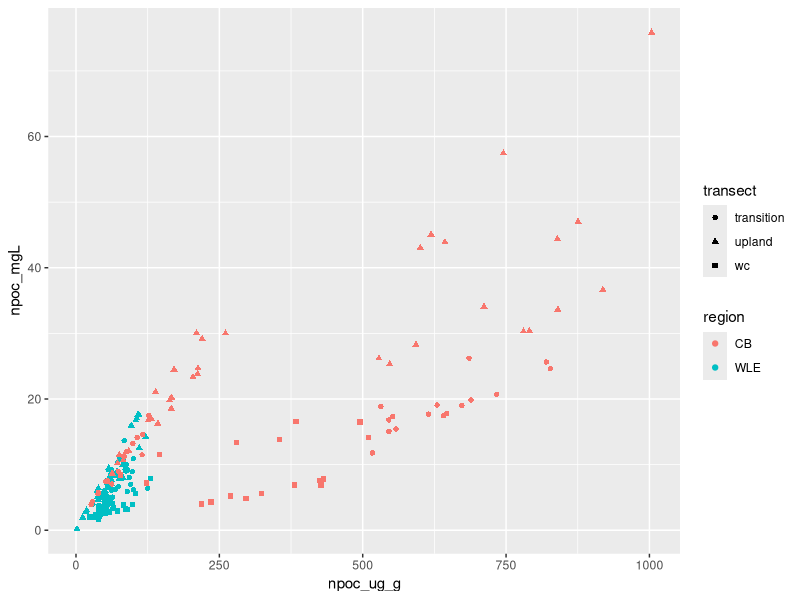
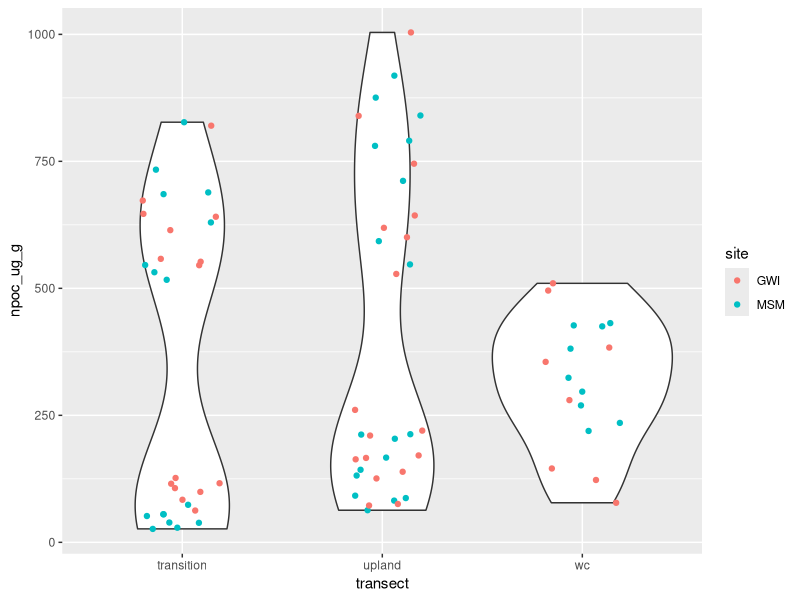
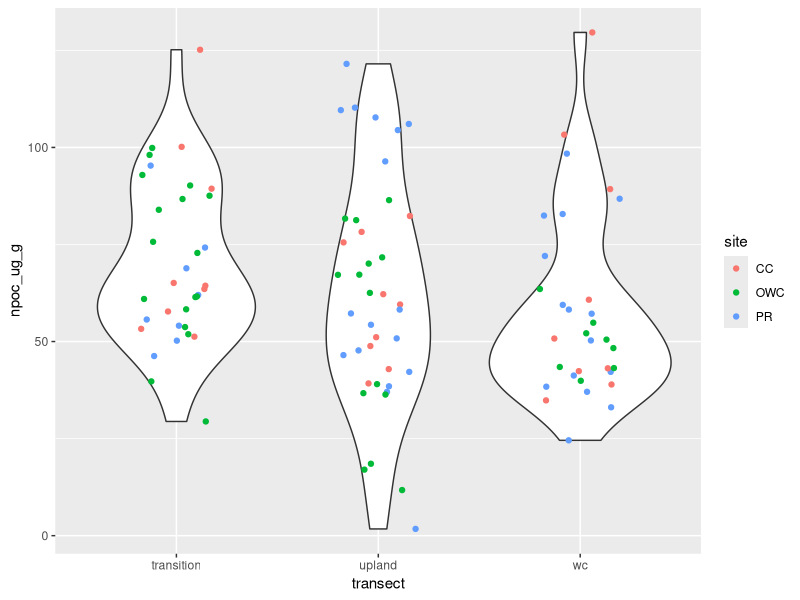
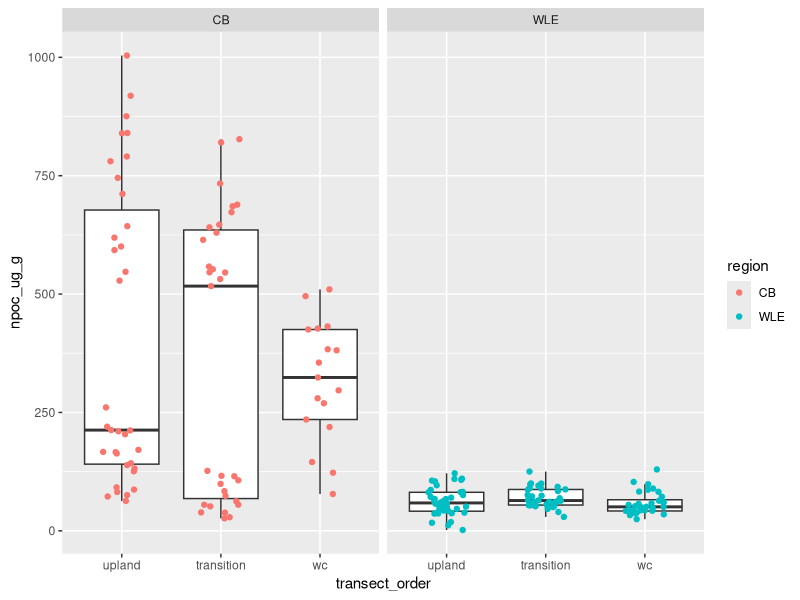
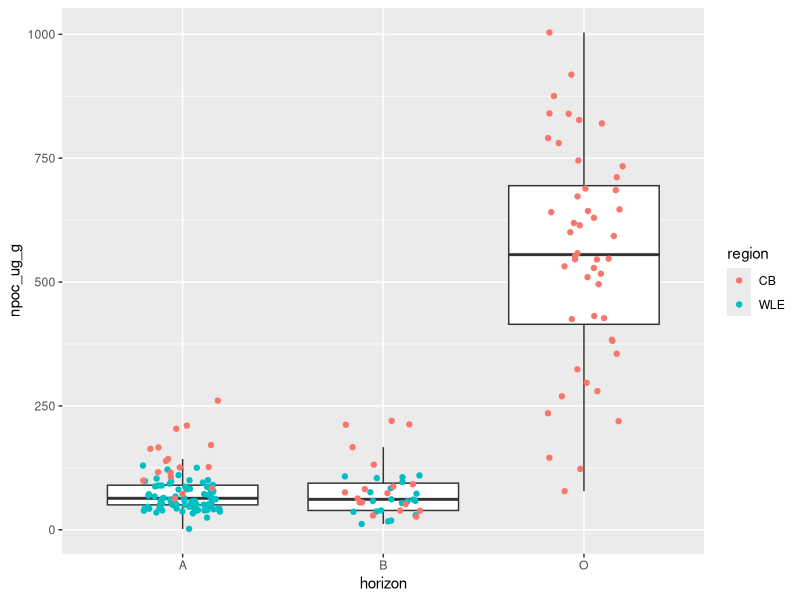
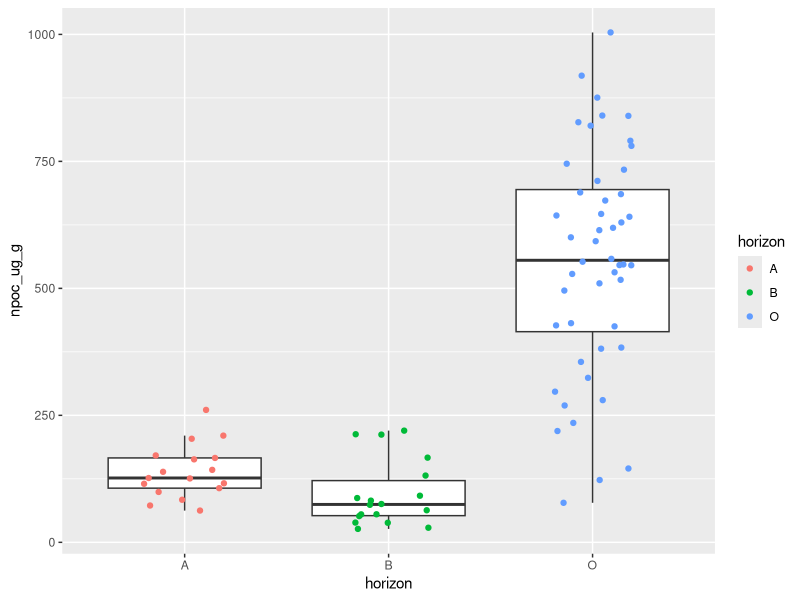
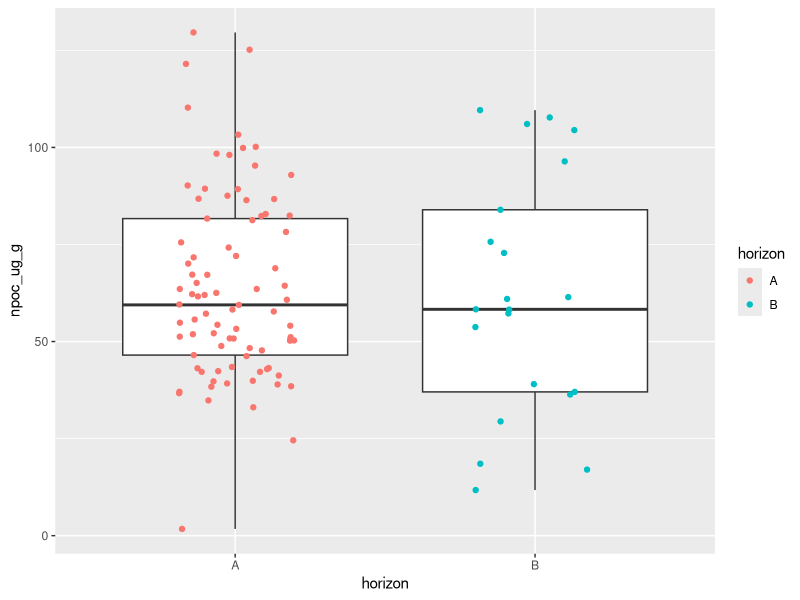
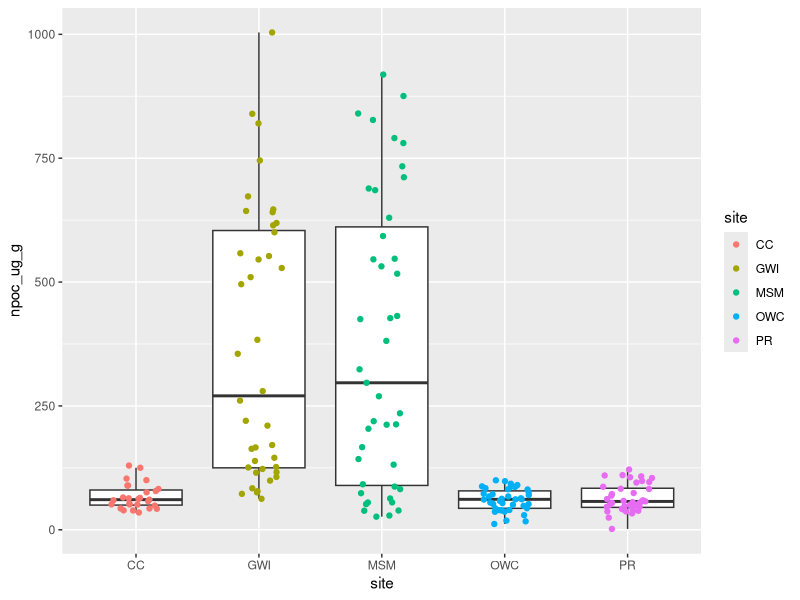

These charts were generated, in order, by the following R code:
### Preliminary WSOC Analysis (NPOC/DOC)
## 7/19/22
## JIM

##LOAD PACKAGES
library(tidyverse)

#--------------------------------------------------#

##LOAD AND MERGE FILES - processed at PNNL

# data file
wsoc_data = read.csv("data/cmps_data/weoc_2022-07-23.csv")
# sample key
sample_key = read.csv("data/cmps_data/sample_key.csv") 
# merge data and sample key
wsoc_merge = 
  wsoc_data %>% 
  left_join(sample_key, by = "sample_label")

## Processed Data

wsoc_processed = 
  wsoc_merge %>% 
# remove inconsistent filtration method 
  filter(notes != "vacuum-filtered") %>%
  ###right_join(sample_key, by = "sample_label")
# remove outliers 
  filter((region == "WLE" & npoc_ug_g < 200)|
  (region == "CB" & npoc_ug_g < 1250)) %>% 
# remove wte transects
  filter(transect != "wte") %>% 
# filter N/A
  ###filter(!is.na(tree_number)) %>% 
# arrange by sample label 
  arrange(sample_label) 
  

## Formatting
transect_order = factor(wsoc_processed$transect, level = c('upland','transition','wc'))

## Regional Data
  
wsoc_wle = 
  wsoc_processed %>% 
  filter(region == "WLE")

wsoc_cb =
  wsoc_processed %>% 
  filter(region == "CB")



## GRAPHS

ggplot(wsoc_processed, aes(npoc_ug_g,npoc_mgL)) +
  geom_point(aes(color = region, shape = transect))

## Transect Analysis 
ggplot(wsoc_cb, aes(transect, npoc_ug_g)) +
  geom_violin() + 
  geom_jitter(width = .2,aes(color = site))

ggplot(wsoc_wle, aes(transect, npoc_ug_g)) +
  geom_violin() + 
  geom_jitter(width = .2,aes(color = site))

ggplot(wsoc_processed, aes(transect_order,npoc_ug_g)) +
  geom_boxplot(outlier.alpha = 0)+ 
  geom_jitter(width = .2,aes(color = region))+
  facet_wrap(~region)

## Horizon Analysis
ggplot(wsoc_processed, aes(horizon,npoc_ug_g)) +
  geom_boxplot(outlier.alpha = 0) +
  geom_jitter(width = 0.2,aes(color = region))

ggplot(wsoc_cb, aes(horizon,npoc_ug_g)) +
  geom_boxplot(outlier.alpha = 0) +
  geom_jitter(width = 0.2,aes(color = horizon)) 

ggplot(wsoc_wle, aes(horizon,npoc_ug_g)) +
  geom_boxplot(outlier.alpha = 0) +
  geom_jitter(width = 0.2,aes(color = horizon)) 

## Site Analysis 
ggplot(wsoc_processed, aes(site,npoc_ug_g))+
  geom_boxplot(outlier.alpha = 0) +
  geom_jitter(aes(color = site), width = 0.2)



